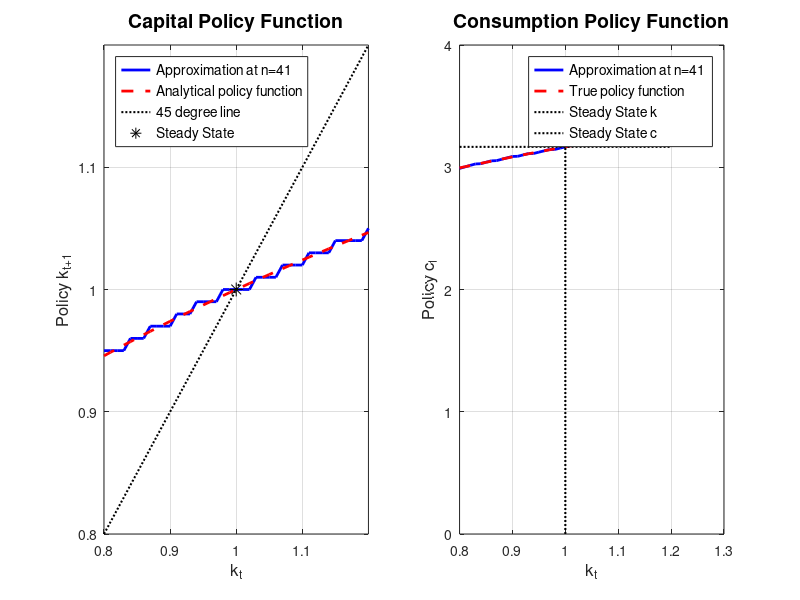

MATLAB code for this plot:
%**************************************************************************
%                  Tutorial 3. Neoclassical Growth Model                  %
%                 MSc Advanced Economic Theory (ECON0057)                 %
%                             Problem set 2                               %
%**************************************************************************
%  
% Numerical Solution to the Neoclassical Growth Model 
%
% The dynamic problem:
% 
%                V(k) = max U[f(k) - k'] + beta*V(k')
%
% where: U(c) = log(c)
%        f(k) = A*k^alpha
%


%% 1. Initialisation
clear all; close all; clc;


%% 2. Model Parameters
% Economic Parameters
params.beta  = 0.96;                  % Discount factor
params.alpha = 0.25;                  % Capital output elasticity 
params.A     = (params.alpha * params.beta)^(-1);  % TFP (implies kss = 1)

% Numerical Parameters
params.kmin  = 0.8;                   % Minimum capital stock
params.kmax  = 1.2;                   % Maximum capital stock
params.n     = 41;                    % Grid size
params.maxit = 1000;                  % Maximum iterations
params.tol   = 1.0e-5;               % Convergence tolerance
params.print = true;                  % Plot option

%% 3. Discretisation of the state space (aka capital grid) 
%--------------------------------------------------------------------------
% Create evenly-spaced capital grid
k_grid = linspace(params.kmin, params.kmax, params.n)';

%% 4. Utility matrix
%--------------------------------------------------------------------------
% a. Compute utility matrix
k      = repmat(k_grid, 1, params.n);        % capital today matrix (auxiliary)
kprime = repmat(k_grid', params.n, 1);       % capital tomorrow matrix (auxiliary)

% Check for negative consumption
consumption = params.A * k.^params.alpha - kprime;
if any(consumption(:) <= 0)
    error('Negative consumption detected. Adjust grid or parameters.');
end
U = log(consumption);

clear k kprime consumption

% b. Illustration of utility matrix structure
%    |----------------------------------|
%    |u(k(1),k'(1)), ... ,u(k(1),k'(n)) |
% U =|  :                       :       |
%    |u(k(n),k'(1)), ... ,u(k(n),k'(n)) |                                                |
%    |----------------------------------|

%% 5. Value Function Iteration 
%--------------------------------------------------------------------------

% a. Initialise
V0 = zeros(params.n, 1);        % VF initial guess for RHS
V_history = zeros(params.n, params.maxit);  % Store VF evolution

% b. Iterate on VF 
for it = 1:params.maxit
    % Compute value function matrix
    VF = U + params.beta * repmat(V0', params.n, 1);
    
    % Maximise along rows to get optimal k' and value
    [Vmax, I] = max(VF, [], 2);
    
    % Check convergence
    dist = norm(Vmax - V0);
    V_history(:,it) = Vmax;  % Store current iteration
    
    if dist < params.tol
        fprintf('Convergence achieved after %d iterations\n', it);
        break
    elseif it == params.maxit
        warning('Maximum iterations reached without convergence');
    end
    
    V0 = Vmax;  % Update value function for next iteration
end

% c. Illustration of the VF matrix structure
%          |---------------------------------|         |-----------------------|
%          |u(k(1),k'(1)), ..., u(k(1),k'(n))|         |V(k'(1)), ..., V(k'(n))|
% VF = max |  :                       :      | + beta *|    :             :    |
%          |u(k(n),k'(1)), ..., u(k(n),k'(n))|         |V(k'(1)), ..., V(k'(n))|      
%          |---------------------------------|         |-----------------------| 

clear V0 VF dist U

%% 6. Policy Functions 
%--------------------------------------------------------------------------

% a. Capital policy function 
k_pol = k_grid(I);                    % numerical solution (elements of k_grid in position I)
k_pol_analytical = params.alpha * params.beta * params.A * k_grid.^params.alpha;  % analytical solution

% b. Consumption policy function
c_pol = params.A * k_grid.^params.alpha - k_pol;              % numerical solution
c_pol_analytical = params.A * k_grid.^params.alpha - k_pol_analytical;  % analytical solution

% c. Steady state values
k_ss = 1;  % By construction due to choice of A
c_ss = params.A * k_ss^params.alpha - k_ss;

%% 7. Visualisation
%--------------------------------------------------------------------------
if params.print
    % Create figure with subplots for better presentation
    figure('Name', 'Neoclassical Growth Model Results', 'Position', [100 100 1200 500])
    
    % a. Capital policy function
    subplot(1,2,1)
    plot(k_grid, k_pol, 'b-', 'LineWidth', 2, 'DisplayName', sprintf('Approximation at n=%d', params.n))
    hold on
    plot(k_grid, k_pol_analytical, 'r--', 'LineWidth', 2, 'DisplayName', 'Analytical policy function')
    plot(k_grid, k_grid, 'k:', 'LineWidth', 1.5, 'DisplayName', '45 degree line')
    plot(k_ss, k_ss, 'k*', 'MarkerSize', 10, 'DisplayName', 'Steady State')
    hold off
    
    xlabel('k_{t}', 'FontSize', 12)
    ylabel('Policy k_{t+1}', 'FontSize', 12)
    title('Capital Policy Function', 'FontSize', 14)
    legend('Location', 'northwest', 'FontSize', 10)
    grid on
    xlim([k_grid(1) k_grid(end)])
    ylim([k_grid(1) k_grid(end)])
    
    % b. Consumption policy function
    subplot(1,2,2)
    plot(k_grid, c_pol, 'b-', 'LineWidth', 2, 'DisplayName', sprintf('Approximation at n=%d', params.n))
    hold on
    plot(k_grid, c_pol_analytical, 'r--', 'LineWidth', 2, 'DisplayName', 'True policy function')
    plot([k_ss k_ss], [0 max(c_pol)*1.1], 'k:', 'LineWidth', 1.5, 'DisplayName', 'Steady State k')
    plot([k_grid(1) k_grid(end)], [c_ss c_ss], 'k:', 'LineWidth', 1.5, 'DisplayName', 'Steady State c')
    hold off
    
    xlabel('k_{t}', 'FontSize', 12)
    ylabel('Policy c_{t}', 'FontSize', 12)
    title('Consumption Policy Function', 'FontSize', 14)
    legend('Location', 'northeast', 'FontSize', 10)
    grid on
    
   
end
